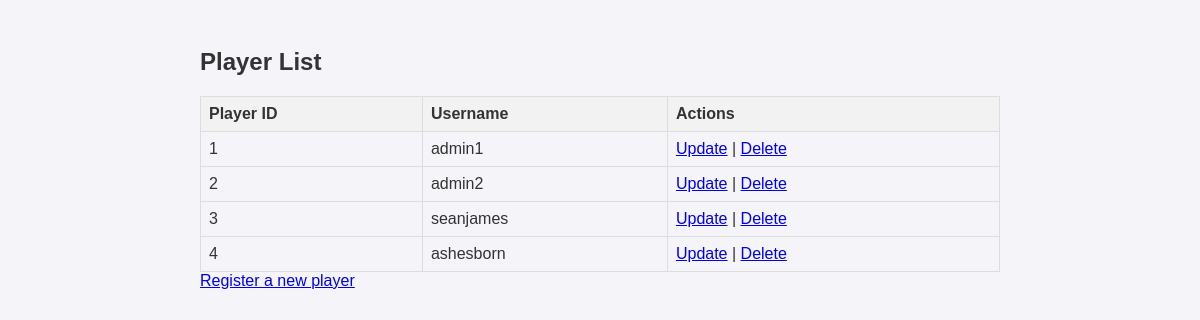
The app's page /accounts/players/, older data.
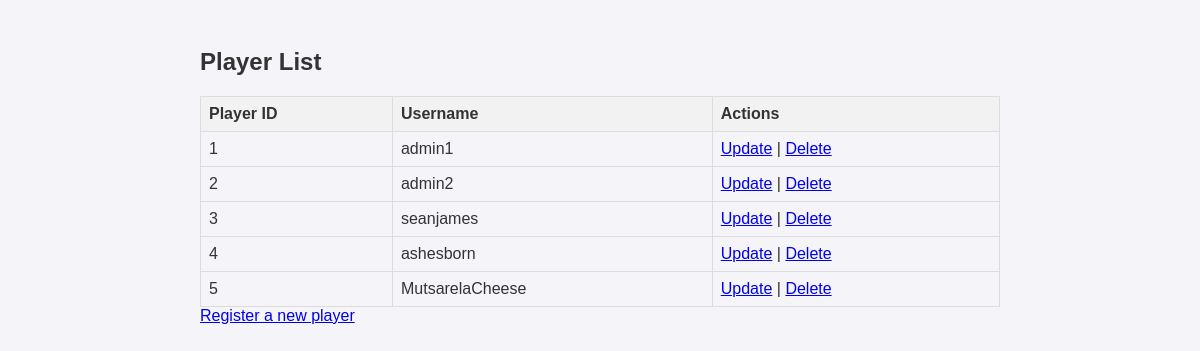
The same page, newer data.
### accounts/models.py (models this page shows, shortened)
class Player(models.Model):
    playerID = models.AutoField(primary_key=True)
    username = models.CharField(max_length=100, unique=True)  # Ensure unique usernames
    password = models.CharField(max_length=128)  # Use enough space for hashed passwords

### accounts/views.py (the view)
# urls.py: path('players/', views.player_list, name='player_list'),  # List all players
def player_list(request):
    players = Player.objects.all()  # Get all players
    return render(request, 'player_list.html', {'players': players})

### accounts/templates/player_list.html (shortened to what this page needs)
<!DOCTYPE html>
<html lang="en">
<head>
</head>
<body>
    <div class="container">
        <h2>Player List</h2>
        <table>
            <thead>
                <tr>
                    <th>Player ID</th>
                    <th>Username</th>
                    <th>Actions</th>
                </tr>
            </thead>
            <tbody>
                {% for player in players %}
                <tr>
                    <td>{{ player.playerID }}</td>
                    <td>{{ player.username }}</td>
                    <td>
                        <a href="{% url 'update_player' player.playerID %}">Update</a> |
                        <a href="{% url 'delete_player' player.playerID %}">Delete</a>
                    </td>
                </tr>
                {% endfor %}
            </tbody>
        </table>
        <a href="{% url 'register' %}">Register a new player</a>
    </div>
</body>
</html>

Row changes from the older to the newer data that the page shows:
added Player: playerID "5", username "MutsarelaCheese"
